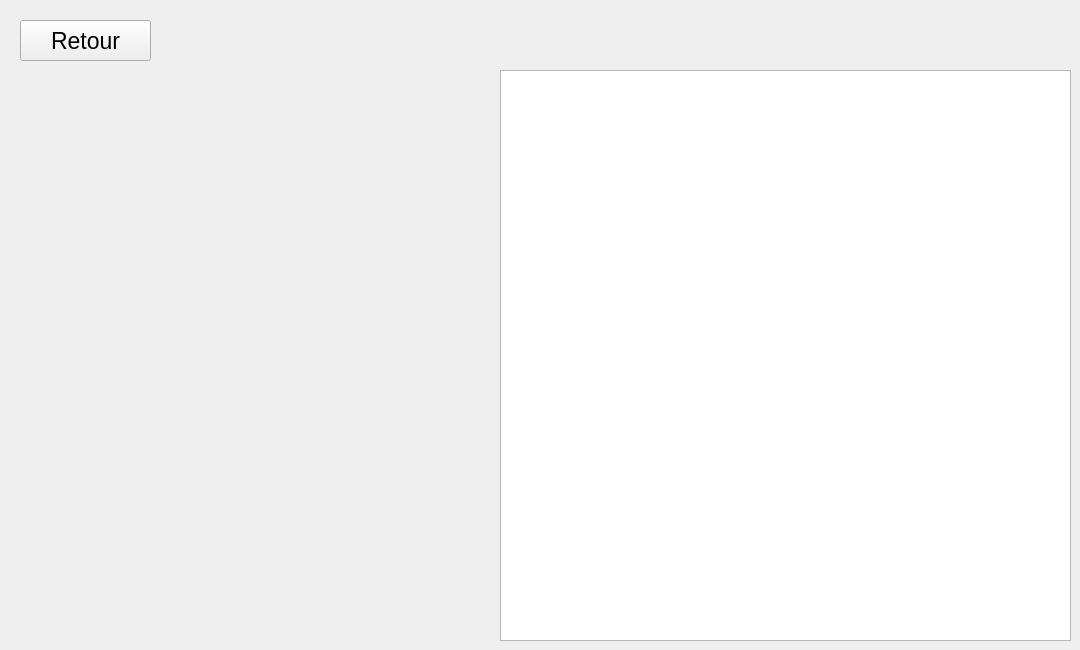
    <widget class="QWidget" name="pageExecDantzig">
     <widget class="QPushButton" name="btnRetourExecDantzig">
      <property name="geometry">
       <rect>
        <x>20</x>
        <y>20</y>
        <width>131</width>
        <height>41</height>
       </rect>
      </property>
      <property name="font">
       <font>
        <pointsize>17</pointsize>
        <bold>false</bold>
        <strikeout>false</strikeout>
       </font>
      </property>
      <property name="text">
       <string>Retour</string>
      </property>
     </widget>
     <widget class="QGraphicsView" name="graphicsViewExecDantzig">
      <property name="geometry">
       <rect>
        <x>500</x>
        <y>70</y>
        <width>571</width>
        <height>571</height>
       </rect>
      </property>
     </widget>
     <widget class="QLabel" name="labelMatDantzig1">
      <property name="geometry">
       <rect>
        <x>30</x>
        <y>110</y>
        <width>421</width>
        <height>231</height>
       </rect>
      </property>
      <property name="font">
       <font>
        <pointsize>18</pointsize>
        <strikeout>false</strikeout>
       </font>
      </property>
      <property name="text">
       <string/>
      </property>
      <property name="alignment">
       <set>Qt::AlignmentFlag::AlignCenter</set>
      </property>
     </widget>
     <widget class="QLabel" name="labelMatDantzig2">
      <property name="geometry">
       <rect>
        <x>30</x>
        <y>370</y>
        <width>421</width>
        <height>231</height>
       </rect>
      </property>
      <property name="font">
       <font>
        <pointsize>18</pointsize>
        <strikeout>false</strikeout>
       </font>
      </property>
      <property name="text">
       <string/>
      </property>
      <property name="alignment">
       <set>Qt::AlignmentFlag::AlignCenter</set>
      </property>
     </widget>
    </widget>
